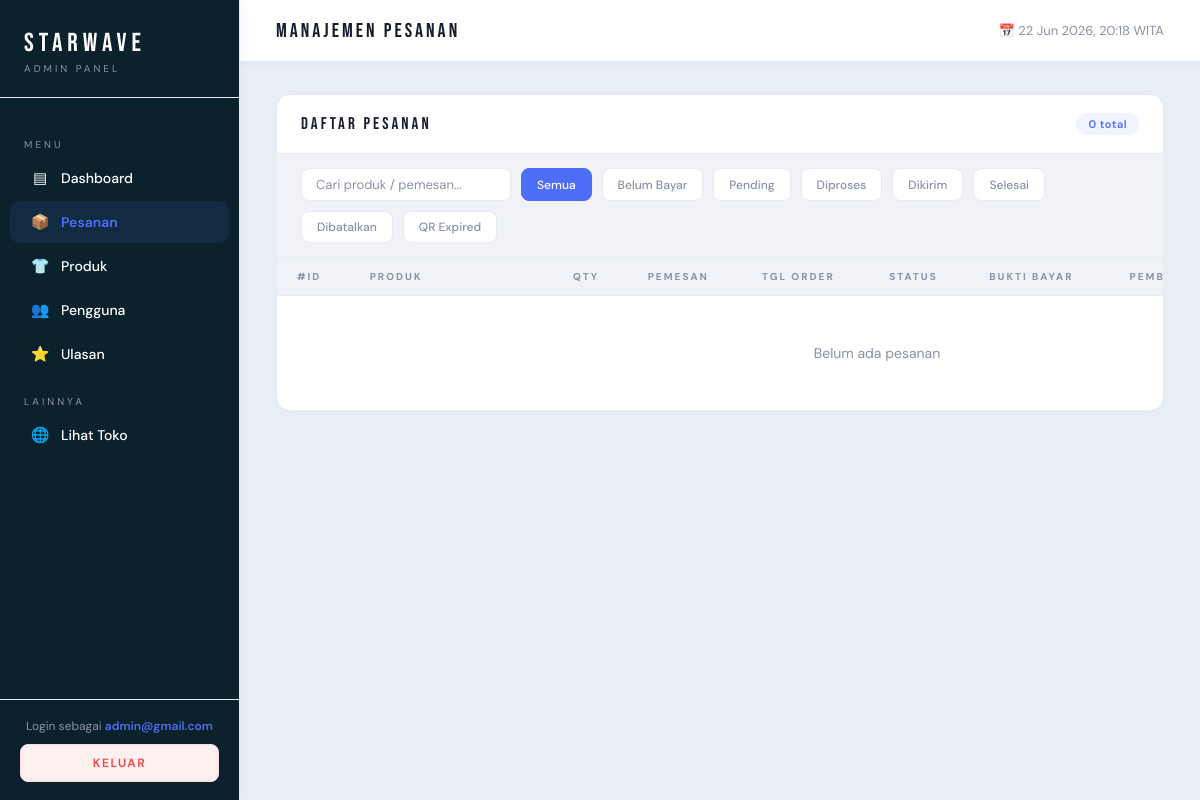
/admin/pesanan.php (signed in), run on an earlier commit of the app's database.
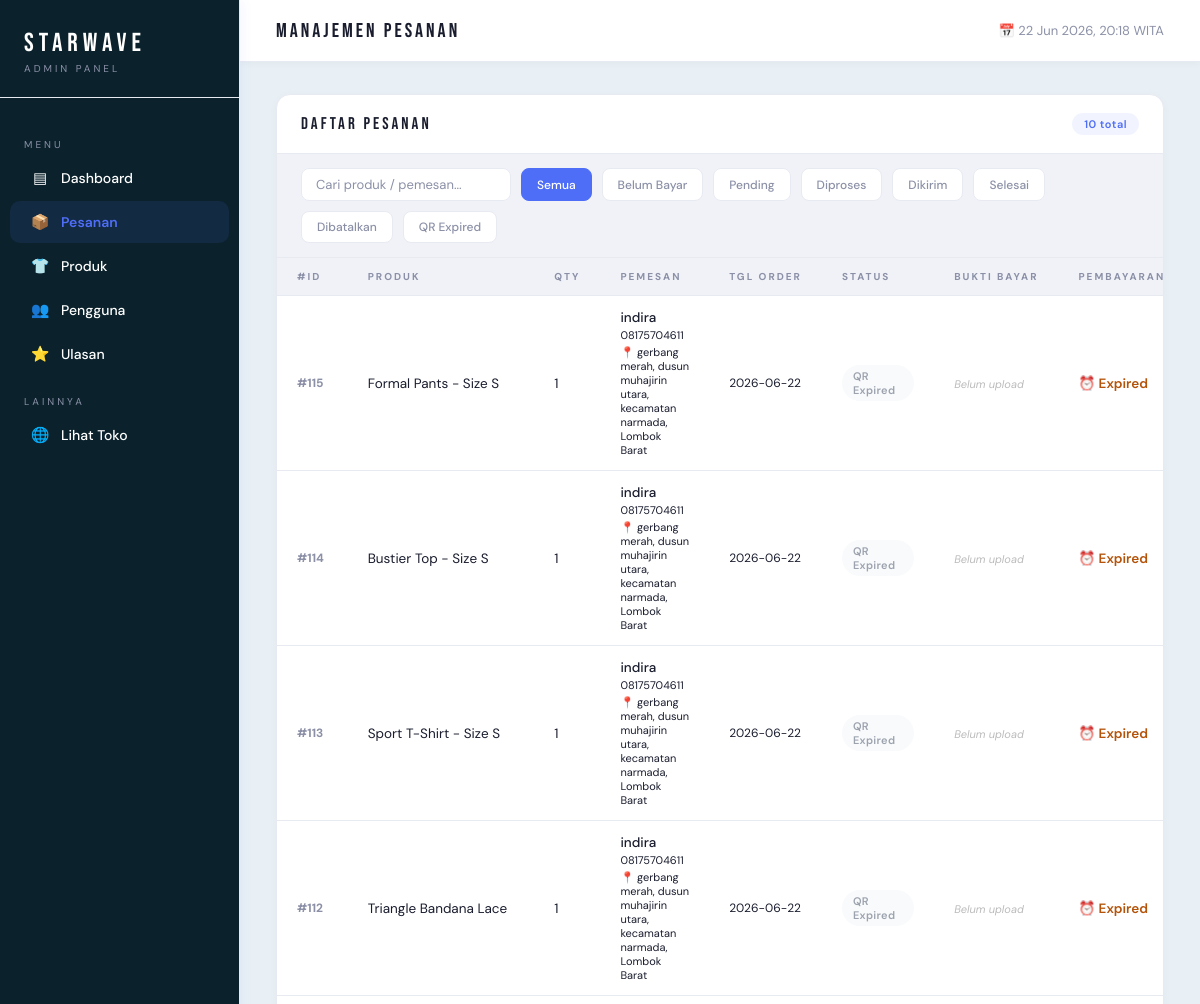
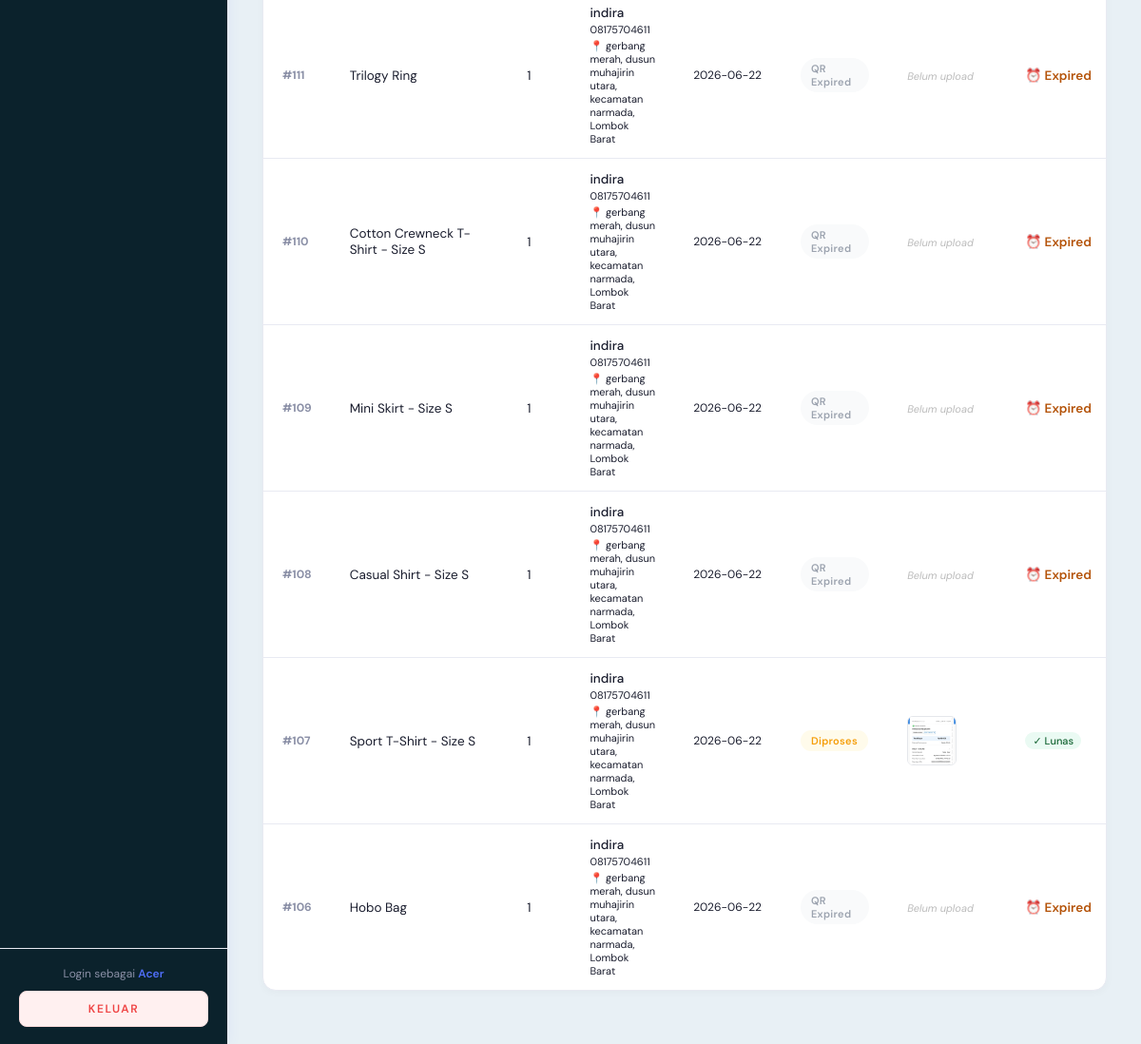
And on a later commit of the database (2 pictures, top to bottom).
### tables this page shows
CREATE TABLE `orders` (
  `id` int(11) NOT NULL,
  `id_user` int(11) NOT NULL,
  `kode_order` varchar(40) DEFAULT NULL,
  `nama_produk` varchar(150) NOT NULL,
  `id_produk` int(11) DEFAULT NULL,
  `qty` int(11) NOT NULL DEFAULT 1,
  `nama_penerima` varchar(100) NOT NULL,
  `email` varchar(100) NOT NULL,
  `tanggal_order` date NOT NULL,
  `status` varchar(50) DEFAULT NULL,
  `created_at` timestamp NOT NULL DEFAULT current_timestamp(),
  `harga` int(11) NOT NULL,
  `total_harga` int(11) NOT NULL,
  `status_bayar` varchar(20) DEFAULT 'unpaid',
  `bukti_bayar` varchar(255) DEFAULT NULL,
  `qris_expired_at` datetime DEFAULT NULL
);

CREATE TABLE `users` (
  `id_user` int(11) NOT NULL,
  `email` varchar(100) DEFAULT NULL,
  `password` varchar(100) DEFAULT NULL,
  `tanggal_lahir` date DEFAULT NULL,
  `nama_panggilan` varchar(100) DEFAULT NULL,
  `no_telepon` varchar(20) DEFAULT NULL,
  `alamat` text DEFAULT NULL,
  `wilayah` varchar(50) DEFAULT NULL,
  `foto_profil` varchar(255) DEFAULT NULL,
  `reset_token` varchar(64) DEFAULT NULL,
  `reset_expiry` datetime DEFAULT NULL
);

### admin/pesanan.php (called while the page is built, shortened)
<?php
require 'auth_check.php';
$total_orders = $pdo->query("SELECT COUNT(*) FROM orders")->fetchColumn();
$stmt = $pdo->query("
    SELECT o.*, u.nama_panggilan AS nama, u.no_telepon,
           u.alamat, u.wilayah
    FROM orders o
    LEFT JOIN users u ON o.id_user = u.id_user
    ORDER BY o.created_at DESC
    LIMIT 50
");
$orders = $stmt->fetchAll(PDO::FETCH_ASSOC);
$bundle_info = [];
$semua_kode_order = array_unique(array_filter(array_column($orders, 'kode_order')));
if (!empty($semua_kode_order)) {
    $placeholder = implode(',', array_fill(0, count($semua_kode_order), '?'));
    $stmt2 = $pdo->prepare("
        SELECT kode_order, SUM(total_harga) AS total_bundle, COUNT(*) AS jumlah_item
        FROM orders
        WHERE kode_order IN ($placeholder) AND status != 'batal'
        GROUP BY kode_order
    ");
    $stmt2->execute(array_values($semua_kode_order));
    foreach ($stmt2->fetchAll(PDO::FETCH_ASSOC) as $row) {
        $bundle_info[$row['kode_order']] = $row;
    }
}
$kamus_class = [
    'selesai'         => 'done',
    'diproses'        => 'process',
    'dikirim'         => 'ship',
    'pending_payment' => 'pending',
    'pending'         => 'pending',
    'batal'           => 'cancel',
    'qr_expired'      => 'cancel',
];
$kamus_label = [
    'pending_payment' => 'Belum Bayar',
    'pending'         => 'Pending',
    'diproses'        => 'Diproses',
    'dikirim'         => 'Dikirim',
    'selesai'         => 'Selesai',
    'batal'           => 'Dibatalkan',
    'qr_expired'      => 'QR Expired',
];
function ambilStatusClass($status, $kamus) {
    return $kamus[$status] ?? 'pending';
}
function ambilStatusLabel($status, $kamus) {
    return $kamus[$status] ?? ucfirst($status);
}
require 'pesanan_view.php';

### admin/pesanan_view.php (the view, shortened to what this page needs)
<!DOCTYPE html>
<html lang="id">
<head>
    <link rel="stylesheet" href="admin.css">
</head>
<body>
<aside class="sidebar">
    <div class="sidebar-brand">
        <div class="brand-name">STARWAVE</div>
        <div class="brand-label">Admin Panel</div>
    </div>
    <nav class="sidebar-nav">
        <div class="nav-section">Menu</div>
        <a class="nav-item" href="dashboard.php"><span class="icon">▤</span> Dashboard</a>
        <a class="nav-item active" href="pesanan.php">
            <span class="icon">📦</span> Pesanan
        </a>
        <a class="nav-item" href="produk.php"><span class="icon">👕</span> Produk</a>
        <a class="nav-item" href="pengguna.php"><span class="icon">👥</span> Pengguna</a>
        <a class="nav-item" href="ulasan.php"><span class="icon">⭐</span> Ulasan</a>
        <div class="nav-section">Lainnya</div>
        <a class="nav-item" href="../index.php"><span class="icon">🌐</span> Lihat Toko</a>
    </nav>
    <div class="sidebar-footer">
        <div class="admin-badge">Login sebagai <span><?= htmlspecialchars($_SESSION['nama_admin'] ?? $_SESSION['admin']) ?></span></div>
        <a href="../masuk/logout.php" class="btn-logout">Keluar</a>
    </div>
</aside>
<div class="main">
    <div class="topbar">
        <div class="topbar-title">MANAJEMEN PESANAN</div>
        <div class="topbar-right">
            <span>📅 <?= date('d M Y, H:i') ?> WITA</span>
        </div>
    </div>
    <div class="content">
        <div class="section">
            <div class="section-header">
                <div class="section-title">DAFTAR PESANAN</div>
                <div class="section-badge"><?= $total_orders ?> total</div>
            </div>
            <div class="actions-bar">
                <input type="text" class="search-input" id="search-orders" placeholder="Cari produk / pemesan..." oninput="filterOrders()">
                <button class="filter-btn active" onclick="filterStatus('semua', this)">Semua</button>
                <button class="filter-btn" onclick="filterStatus('belum_bayar', this)">Belum Bayar</button>
                <button class="filter-btn" onclick="filterStatus('pending', this)">Pending</button>
                <button class="filter-btn" onclick="filterStatus('diproses', this)">Diproses</button>
                <button class="filter-btn" onclick="filterStatus('dikirim', this)">Dikirim</button>
                <button class="filter-btn" onclick="filterStatus('selesai', this)">Selesai</button>
                <button class="filter-btn" onclick="filterStatus('batal', this)">Dibatalkan</button>
                <button class="filter-btn" onclick="filterStatus('qr_expired', this)">QR Expired</button>
            </div>
            <div class="table-wrap">
                <table id="orders-table">
                    <thead>
                        <tr>
                            <th>#ID</th>
                            <th>Produk</th>
                            <th>Qty</th>
                            <th>Pemesan</th>
                            <th>Tgl Order</th>
                            <th>Status</th>
                            <th>Bukti Bayar</th>
                            <th>Pembayaran</th>
                        </tr>
                    </thead>
                    <tbody>
                    <?php if (empty($orders)): ?>
                        <tr class="empty-row">
                            <td colspan="10">Belum ada pesanan</td>
                        </tr>
                    <?php else: ?>
                        <?php foreach ($orders as $o): ?>
                            <?php
                            $is_paid    = ($o['status_bayar'] ?? '') === 'paid';
                            $is_expired = $o['status'] === 'qr_expired';
                            $ada_bukti = !empty($o['bukti_bayar']);
                            $nama_produk_aman = htmlspecialchars($o['nama_produk']);
                            $info_bundle        = $bundle_info[$o['kode_order']] ?? null;
                            $jumlah_item_bundle = $info_bundle['jumlah_item'] ?? 1;
                            $is_bundle          = $jumlah_item_bundle > 1;
                            $harga_baris_ini = $is_bundle
                                ? (float)$info_bundle['total_bundle']
                                : (float)$o['total_harga'];
                            $harga_format    = 'Rp ' . number_format($harga_baris_ini, 0, ',', '.');
                            $label_modal = $is_bundle
                                ? $nama_produk_aman . " (+" . ($jumlah_item_bundle - 1) . " item lain dalam 1 pesanan)"
                                : $nama_produk_aman;
                            $class_status = ambilStatusClass($o['status'], $kamus_class);
                            $label_status = ambilStatusLabel($o['status'], $kamus_label);
                            $onclick_bukti = $ada_bukti ? sprintf(
                                "openBukti('../%s', %d, '%s', '%s', %s)",
                                htmlspecialchars($o['bukti_bayar'], ENT_QUOTES),
                                $o['id'],
                                $label_modal,
                                $harga_format,
                                $is_paid ? 'true' : 'false'
                            ) : '';
                            $alamat_parts = array_filter([
                                $o['alamat']  ?? '',
                                $o['wilayah'] ?? '',
                            ]);
                            $alamat_full = implode(', ', $alamat_parts);
                            ?>
                            <tr data-status="<?= $o['status'] ?>"
                                data-bayar="<?= $is_paid ? 'paid' : 'belum_bayar' ?>"
                                data-search="<?= strtolower($o['nama_produk'] . ' ' . ($o['nama'] ?? '')) ?>">
                                <td class="order-id">#<?= $o['id'] ?></td>
                                <td><?= $nama_produk_aman ?></td>
                                <td><?= $o['qty'] ?></td>
                                <td style="color:var(--muted); max-width:180px; white-space:normal; word-break:break-word;">
                                    <span style="font-weight:500; color:var(--text);"><?= htmlspecialchars($o['nama'] ?? '-') ?></span>
                                    <?php if (!empty($o['no_telepon'])): ?>
                                        <br><span style="font-size:11px;"><?= htmlspecialchars($o['no_telepon']) ?></span>
                                    <?php endif; ?>
                                    <?php if (!empty($alamat_full)): ?>
                                        <br><span style="font-size:11px; display:block; margin-top:2px;">
                                            📍 <?= htmlspecialchars($alamat_full) ?>
                                        </span>
                                    <?php endif; ?>
                                </td>
                                <td style="color:var(--muted);font-size:12px;white-space:nowrap;">
                                    <?= htmlspecialchars($o['tanggal_order']) ?>
                                </td>
                                <td>
                                    <span class="badge <?= $class_status ?>"><?= $label_status ?></span>
                                </td>
                                <td>
                                    <?php if ($ada_bukti): ?>
                                        <img src="../<?= htmlspecialchars($o['bukti_bayar']) ?>"
                                             class="bukti-thumb"
                                             onclick="<?= $onclick_bukti ?>"
                                             title="Lihat bukti bayar">
                                    <?php else: ?>
                                        <span class="no-bukti">Belum upload</span>
                                    <?php endif; ?>
                                </td>
                                <td>
                                    <?php if ($is_expired): ?>
                                        <span style="color:#b45309;font-weight:600;">⏰ Expired</span>
                                    <?php elseif ($is_paid): ?>
                                        <span class="badge-bayar paid">✓ Lunas</span>
                                    <?php else: ?>
                                        <span class="badge-bayar pending">Belum Bayar</span>
                                    <?php endif; ?>
                                </td>
                            </tr>
                        <?php endforeach; ?>
                    <?php endif; ?>
                    </tbody>
                </table>
            </div>
        </div>
    </div>
</div>
</body>
</html>

What changed in the data, as far as the page shows it:
added orders: id "115", nama_produk "Formal Pants - Size S", qty "1", id_user.nama_panggilan "indira", id_user.no_telepon "08175704611", id_user.wilayah "gerbang merah, dusun muhajirin utara, kecamatan narmada, Lombok Barat", tanggal_order "2026-06-22", status "QR Expired", shows "Belum upload", shows "⏰ Expired"
added orders: id "114", nama_produk "Bustier Top - Size S", qty "1", id_user.nama_panggilan "indira", id_user.no_telepon "08175704611", id_user.wilayah "gerbang merah, dusun muhajirin utara, kecamatan narmada, Lombok Barat", tanggal_order "2026-06-22", status "QR Expired", shows "Belum upload", shows "⏰ Expired"
added orders: id "113", nama_produk "Sport T-Shirt - Size S", qty "1", id_user.nama_panggilan "indira", id_user.no_telepon "08175704611", id_user.wilayah "gerbang merah, dusun muhajirin utara, kecamatan narmada, Lombok Barat", tanggal_order "2026-06-22", status "QR Expired", shows "Belum upload", shows "⏰ Expired"
added orders: id "112", nama_produk "Triangle Bandana Lace", qty "1", id_user.nama_panggilan "indira", id_user.no_telepon "08175704611", id_user.wilayah "gerbang merah, dusun muhajirin utara, kecamatan narmada, Lombok Barat", tanggal_order "2026-06-22", status "QR Expired", shows "Belum upload", shows "⏰ Expired"
added orders: id "111", nama_produk "Trilogy Ring", qty "1", id_user.nama_panggilan "indira", id_user.no_telepon "08175704611", id_user.wilayah "gerbang merah, dusun muhajirin utara, kecamatan narmada, Lombok Barat", tanggal_order "2026-06-22", status "QR Expired", shows "Belum upload", shows "⏰ Expired"
added orders: id "110", nama_produk "Cotton Crewneck T-Shirt - Size S", qty "1", id_user.nama_panggilan "indira", id_user.no_telepon "08175704611", id_user.wilayah "gerbang merah, dusun muhajirin utara, kecamatan narmada, Lombok Barat", tanggal_order "2026-06-22", status "QR Expired", shows "Belum upload", shows "⏰ Expired"
added orders: id "109", nama_produk "Mini Skirt - Size S", qty "1", id_user.nama_panggilan "indira", id_user.no_telepon "08175704611", id_user.wilayah "gerbang merah, dusun muhajirin utara, kecamatan narmada, Lombok Barat", tanggal_order "2026-06-22", status "QR Expired", shows "Belum upload", shows "⏰ Expired"
added orders: id "108", nama_produk "Casual Shirt - Size S", qty "1", id_user.nama_panggilan "indira", id_user.no_telepon "08175704611", id_user.wilayah "gerbang merah, dusun muhajirin utara, kecamatan narmada, Lombok Barat", tanggal_order "2026-06-22", status "QR Expired", shows "Belum upload", shows "⏰ Expired"
added orders: id "107", nama_produk "Sport T-Shirt - Size S", qty "1", id_user.nama_panggilan "indira", id_user.no_telepon "08175704611", id_user.wilayah "gerbang merah, dusun muhajirin utara, kecamatan narmada, Lombok Barat", tanggal_order "2026-06-22", status "Diproses", bukti_bayar (picture), status_bayar "✓ Lunas"
added orders: id "106", nama_produk "Hobo Bag", qty "1", id_user.nama_panggilan "indira", id_user.no_telepon "08175704611", id_user.wilayah "gerbang merah, dusun muhajirin utara, kecamatan narmada, Lombok Barat", tanggal_order "2026-06-22", status "QR Expired", shows "Belum upload", shows "⏰ Expired"
Also different on the page:
$_SESSION['nama_admin']: "admin@gmail.com" → "Acer"
$total_orders: "0" → "10"
text no longer shown: "Belum ada pesanan"
